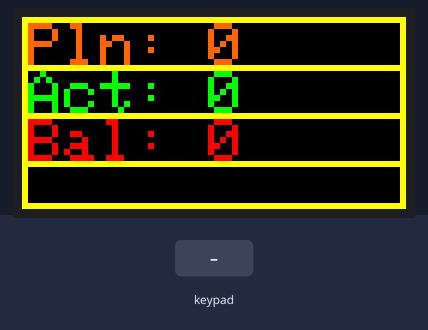
Recording of a sketch running on a simulated Arduino Mega 2560, built with avr-gcc and run on an emulated ATmega2560. Parts: 64×32 colour display. The test bench sets the inputs (shaded band).

Above: at 1.3 s.
1.4 s: keypad keys 1 2 # pressed 0.4 s apart
At 3.7 s:
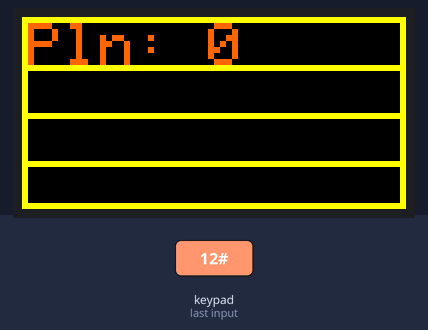
4.1 s: key 'A' pressed
At 5.4 s:
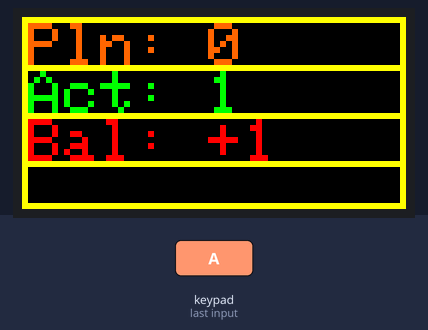
5.7 s: key 'C' pressed
At 6.9 s:
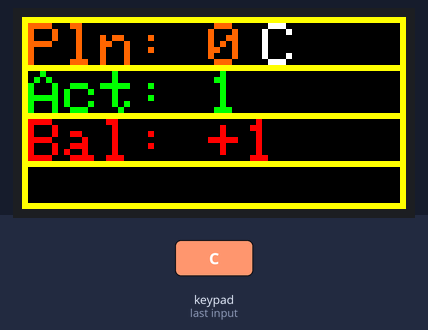
7.2 s: keypad keys 1 2 pressed 0.4 s apart
At 8.3 s:
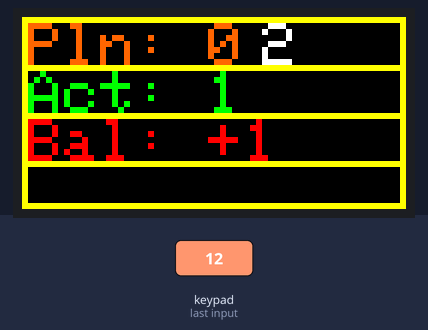
Timing chart, 0 to 10.2 s (numbered marks = the images above; inputs shaded):
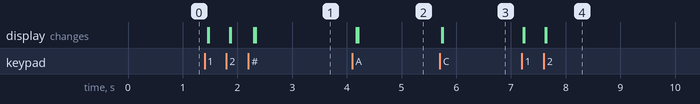

Measured:
- after the input at 1.4 s, the display: first changes after 0.06 s (image 1 shows a later state)
- after the input at 4.1 s, the display: first changes after 0.07 s (image 2 shows a later state)
- after the input at 5.7 s, the display: first changes at once (image 3 shows a later state)
- after the input at 7.2 s, the display: first changes at once (image 4 shows a later state)

The sketch:

andon_dengan_P5.ino
```cpp
#include <Adafruit_GFX.h>   // Core graphics library
#include <RGBmatrixPanel.h> // Hardware-specific library
#include <Keypad.h>        // Keypad library

#define CLK 11 // USE THIS ON ARDUINO MEGA
#define OE 9
#define LAT 10
#define A A0
#define B A1
#define C A2
#define D A3

RGBmatrixPanel matrix(A, B, C, D, CLK, LAT, OE, false, 64);

// Define the keypad layout
const byte ROWS = 4; //four rows
const byte COLS = 4; //four columns
char keys[ROWS][COLS] = {
  {'1','2','3','A'},
  {'4','5','6','B'},
  {'7','8','9','C'},
  {'*','0','#','D'}
};
byte rowPins[ROWS] = {A8, A9, A10, A11};    //connect to the row pinouts of the keypad
byte colPins[COLS] = {A12, A13, A14, A15};    //connect to the column pinouts of the keypad
Keypad keypad = Keypad(makeKeymap(keys), rowPins, colPins, ROWS, COLS);

// Variabel penyimpanan nilai sebelumnya
static int prevPlan = 0;
static int prevActual = 0;
static int prevBalance = 0;

// Variabel valueshift
static int shiftValue = 1;

void setup()
{
  matrix.begin();
  matrix.setRotation(0);
  matrix.setTextWrap(false);

  // Tampilkan elemen-elemen awal pada layar
  matrix.fillScreen(matrix.Color333(0, 0, 0));
  matrix.drawRect(0, 0, 64, 32, matrix.Color333(7, 7, 0));
  matrix.drawRect(0, 0, 64, 9, matrix.Color333(7, 7, 0));
  matrix.drawRect(0, 0, 64, 17, matrix.Color333(7, 7, 0));
  matrix.drawRect(0, 0, 64, 25, matrix.Color333(7, 7, 0));
  matrix.setTextSize(1);
  matrix.setTextColor(matrix.Color333(7, 3, 0));
  matrix.setCursor(1, 1);
  matrix.print("Pln: 0");
  matrix.setTextSize(1);
  matrix.setTextColor(matrix.Color333(0, 7, 0));
  matrix.setCursor(1, 9);
  matrix.print("Act: 0");
  matrix.setTextSize(1);
  matrix.setTextColor(matrix.Color333(7, 0, 0));
  matrix.setCursor(1, 17);
  matrix.print("Bal: 0");
}

void loop()
{
  matrix.drawRect(0, 0, 64, 32, matrix.Color333(7, 7, 0));
  matrix.drawRect(0, 0, 64, 9, matrix.Color333(7, 7, 0));
  matrix.drawRect(0, 0, 64, 17, matrix.Color333(7, 7, 0));
  matrix.drawRect(0, 0, 64, 25, matrix.Color333(7, 7, 0));
  static uint32_t counter = 0;
  static int plan = 0;
  static int actual = 0;
  static int balance = 0;
  static bool isSettingPlan = false;
  static char planInput[10];
  static byte planInputIndex = 0;

  // Check for keypress
  char key = keypad.getKey();
  char prevKey = NO_KEY;
  byte prevKeyCol = 40;
// Deklarasikan array untuk menyimpan urutan tombol keypad yang ditekan
// Deklarasikan array untuk menyimpan urutan tombol keypad yang ditekan
char pressedKeys[10];
int numKeysPressed = 0;

if (key != NO_KEY) {
  // Tambahkan tombol keypad yang baru ditekan ke dalam array
  pressedKeys[numKeysPressed] = key;
  numKeysPressed++;

  // Hapus tampilan tombol keypad sebelumnya
  matrix.fillRect(40, 1, 80, 8, matrix.Color333(0, 0, 0));

  // Tampilkan tombol keypad dan hasil key secara berurutan
  matrix.setTextSize(1);
  matrix.setTextColor(matrix.Color333(7, 7, 7));
  matrix.setCursor(40, 1);
  for (int i = numKeysPressed - 1; i >= 0; i--) {
    if (pressedKeys[i] < 10) {
      matrix.print("0");
    }
    matrix.print(pressedKeys[i]);
    matrix.print(" ");
  }
}


  if (key)
  {
    // Process the key
    if (key == 'A')
    {
      // Decrement counter by 1
      counter--;
      // Increase actual by 1
      actual += shiftValue;
    }
    else if (key == 'B')
    {
      // Increment counter by 1
      counter++;
      // Increase actual by 1
      actual -= shiftValue;
    }
    else if (key == '*')
    {
      // Reset counter, plan, actual, and balance to 0
      counter = 0;
      plan = 0;
      actual = 0;
      balance = 0;
    }
    else if (key == 'D')
    {
      // Enter plan input mode
      isSettingPlan = true;
      planInputIndex = 0;
      memset(planInput, 0, sizeof(planInput));

      // Display the input mode on the matrix
      matrix.fillScreen(matrix.Color333(0, 0, 0));
      matrix.setTextSize(1);
      matrix.setTextColor(matrix.Color333(7, 7, 7));
      matrix.setCursor(1, 1);
      matrix.print("Pln :");

    }
    else if (key == '#')
    {
      // Exit plan input mode and save the plan value
      isSettingPlan = false;
      plan = atoi(planInput);

      // Display the plan value on the matrix
      matrix.fillScreen(matrix.Color333(0, 0, 0));
      char planStr[10];
      sprintf(planStr, "Pln: %d", plan);
      matrix.setTextSize(1);
      matrix.setTextColor(matrix.Color333(7, 3, 0));
      matrix.setCursor(1, 1);
      matrix.print(planStr);

      // Reset the actual and balance values
      actual = 0;
      balance = 0;
    }

    // Check if in plan input mode
    if (isSettingPlan)
    {
      // Store the plan input
      if (key >= '0' && key <= '9' && planInputIndex < sizeof(planInput) - 1)
      {
        // Convert the pressed key to an integer value
        int digit = key - '0';

        // Shift the previous plan input digits to the left (multiply by 10)
        int shiftedValue = atoi(planInput) * 10;

        // Add the current digit to the shifted value
        int newInputValue = shiftedValue + digit;

        // Store the new plan input value
        sprintf(planInput, "%d", newInputValue);
        planInputIndex++;
      }
    }

    // Calculate balance
    if (actual < plan) {
      balance = -1 * (plan - actual);
    } else {
      balance = actual - plan;
    }
  }

  // Update nilai pada layar hanya jika ada perubahan
  if (prevPlan != plan || prevActual != actual || prevBalance != balance) {
    matrix.fillScreen(matrix.Color333(0, 0, 0));

    // Display the plan value on the matrix
    if (isSettingPlan)
    {
      matrix.setTextSize(1);
      matrix.setTextColor(matrix.Color333(7, 7, 7));
      matrix.setCursor(25, 1);
      matrix.print("Pln: ");

      // Calculate the magnitude of the plan input value
      int magnitude = 0;
      int tempValue = atoi(planInput);
      while (tempValue >= 10) {
        tempValue /= 10;
        magnitude++;
      }

      // Display the plan input value in the appropriate magnitude format
      if (magnitude >= 3 && magnitude < 6) {
        float value = atof(planInput) / 1000;
        matrix.print(value, 1);
        matrix.print("K");
      } else if (magnitude >= 6 && magnitude < 9) {
        float value = atof(planInput) / 1000000;
        matrix.print(value, 1);
        matrix.print("M");
      } else if (magnitude >= 9) {
        float value = atof(planInput) / 1000000000;
        matrix.print(value, 1);
        matrix.print("B");
      } else {
        matrix.print(planInput);
      }
    }
    else
    {
      char planStr[10];
      sprintf(planStr, "Pln: %d", plan);
      matrix.setTextSize(1);
      matrix.setTextColor(matrix.Color333(7, 3, 0));
      matrix.setCursor(1, 1);
      matrix.print(planStr);
    }

    // Convert the actual value to a string
    char actualStr[10];
    sprintf(actualStr, "Act: %d", actual);

    // Display the actual value on the matrix
    matrix.setTextSize(1);
    matrix.setTextColor(matrix.Color333(0, 7, 0));
    matrix.setCursor(1, 9);
    matrix.print(actualStr);

    // Convert the balance value to a string
    char balanceStr[100];
    if (balance >= 1) {
      sprintf(balanceStr, "Bal: +%d", balance);
    } else {
      sprintf(balanceStr, "Bal: %d", balance);
    }

    // Display the balance value on the matrix
    matrix.setTextSize(1);
    matrix.setTextColor(matrix.Color333(7, 0, 0));
    matrix.setCursor(1, 17);
    matrix.print(balanceStr);

    // Simpan nilai sebelumnya
    prevPlan = plan;
    prevActual = actual;
    prevBalance = balance;
  }
}
```
